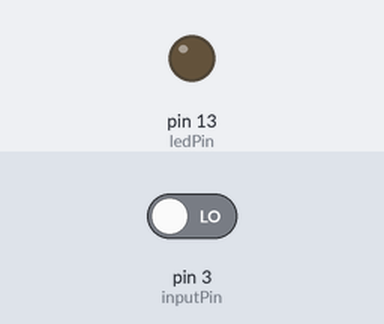
Recording of a sketch running on a simulated Arduino Uno, built with avr-gcc and run on an emulated ATmega328P. On the bench: output pins drawn as LEDs (lit = HIGH). The inputs (shaded band) are chosen by the test bench; at power-on: pin 3 (inputPin) LOW. What the sketch prints to the serial monitor is not drawn.

Above: at 16.2 s.
16.3 s: pin 3 (inputPin) driven HIGH
At 17.0 s:
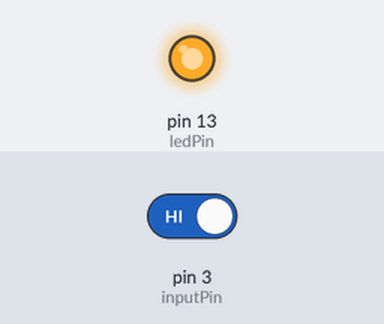
17.8 s: pin 3 (inputPin) driven LOW
At 18.1 s:
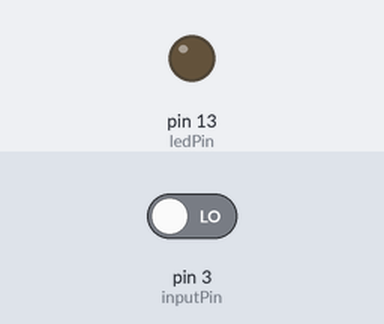
Timing chart, 0 to 20.8 s (numbered marks = the images above; inputs shaded):
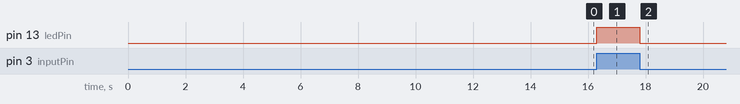

Measured:
- after the input at 16.3 s, pin 13 (ledPin): LOW → HIGH at once
- after the input at 17.8 s, pin 13 (ledPin): HIGH → LOW at once

The sketch:

L10_Sensitivity_adjusted.ino
```cpp
//------------------------------------------------------------------------------
// Programa para pruebas del sensor de presencia PIR
//------------------------------------------------------------------------------

//-----[ DEFINICIONES de CONSTANTES y VARIABLES ]-----
int ledPin = 13;      // Terminal del LED (el LED que está en la tarjeta)
int inputPin = 3;     // Terminal para conectar la salida del sensor PIR
int pirState = true;  // Se inicia asumiendo que no hay movimiento.
int val = 0;          // Variable que manetiene la lectura del Pin de Estado.
// Si el sensor envía una señal de "bajo" por más tiempo que el especificado
// abajo, se supondrá que no existe actividad:
int minimummSecsLowForInactive = 5000;
long unsigned int timeLow;  //
boolean takeLowTime;        //
// Este es el tiempo que se le da al sensor para calibrares. De acuerdo a la
// hoja de datos es un tiempo entre 10 y 60 segundos.
int calibrationTime = 30;

//------------------------------------------------------------------------------
//-----[ Sección de AJUSTES ]-----
void setup() {
  pinMode(ledPin, OUTPUT);      // Declaración de la Salida para el LED
  pinMode(inputPin, INPUT);     // Declaración de la Entrada para el Sensor
  Serial.begin(9600);           // Velocidad de la comunicación serial

  // Tiempo otorgado a la calibración del sensor
  Serial.print(" Calibrando Sensor ");
  for(int i = 0; i < calibrationTime; i++){
    Serial.print(".");
    delay(500);
    }
  Serial.println(" Listo ");
  Serial.println("SENSOR ACTIVO");
  delay(50);
}

//------------------------------------------------------------------------------
//-----[ Programa PRINCIPAL ]-----
void loop(){
  val = digitalRead(inputPin);    // Lectura del valor de entrada
  if (val == HIGH) {              // Verifica si la entrada está en HIGH
    digitalWrite(ledPin, HIGH);   // Enciende el LED
    if (pirState) {
      // Se acaba de encender el sistema
      pirState = false;
      Serial.println("- Movimiento Detectado -");
      // Sólo queremos imprimir el cambio de salida, no el estado
      delay(50);
    }
   takeLowTime = true;
  } else {
    digitalWrite(ledPin, LOW);    // Apagar el LED

    if (takeLowTime){
      timeLow = millis();
      takeLowTime = false;
    }

    if(!pirState && millis() - timeLow > minimummSecsLowForInactive){
     pirState = true;
     Serial.println(" ## No Hay Movimiento Detectado ##");
     delay(50);
    }
  }
}
```
